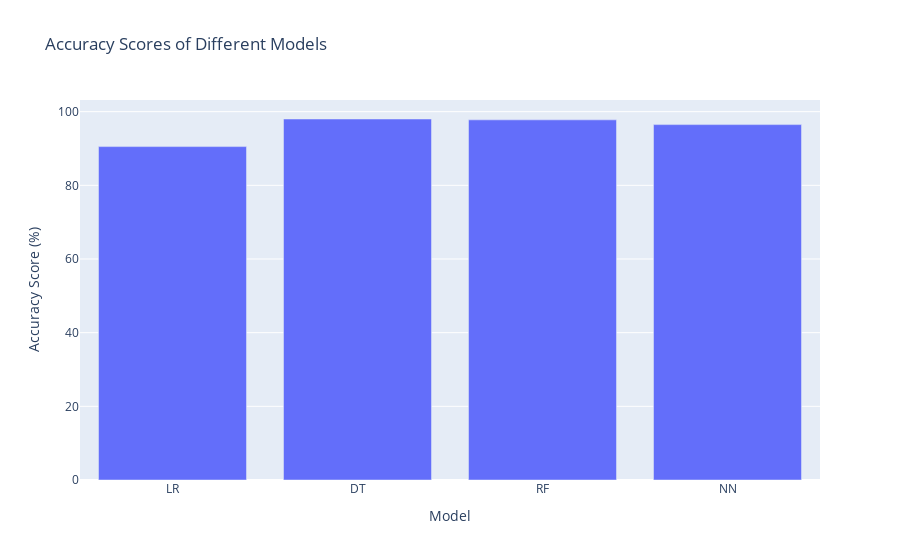

Notebook code cell kept with this figure:
### Code cell
import plotly.express as px

LR = accuracy_score(y_test, y_pred_log_reg)*100
DT = accuracy_score(y_test, y_pred_rf)*100
RF = accuracy_score(y_test, y_pred_dt)*100
NN= accuracy_score(y_test, y_pred_nn)*100
Model = ['LR','DT','RF','NN']
Score = [LR, DT, RF, NN]

fig = px.bar(x=Model, y=Score, labels={'x':'Model', 'y':'Accuracy Score (%)'}, title="Accuracy Scores of Different Models")
fig.show()

### Figure 1 — Plotly figure (JSON) as saved in the notebook; plotly's stock layout.template omitted (floating-point values rounded to 4 significant figures)
{"data": [{"alignmentgroup": "True", "hovertemplate": "Model=%{x}<br>Accuracy Score (%)=%{y}<extra></extra>", "legendgroup": "", "marker": {"color": "#636efa", "pattern": {"shape": ""}}, "name": "", "offsetgroup": "", "orientation": "v", "showlegend": false, "textposition": "auto", "type": "bar", "x": ["LR", "DT", "RF", "NN"], "xaxis": "x", "y": [90.52, 98.01, 97.78, 96.49], "yaxis": "y"}], "layout": {"barmode": "relative", "legend": {"tracegroupgap": 0}, "title": {"text": "Accuracy Scores of Different Models"}, "xaxis": {"anchor": "y", "domain": [0, 1], "title": {"text": "Model"}}, "yaxis": {"anchor": "x", "domain": [0, 1], "title": {"text": "Accuracy Score (%)"}}}}
